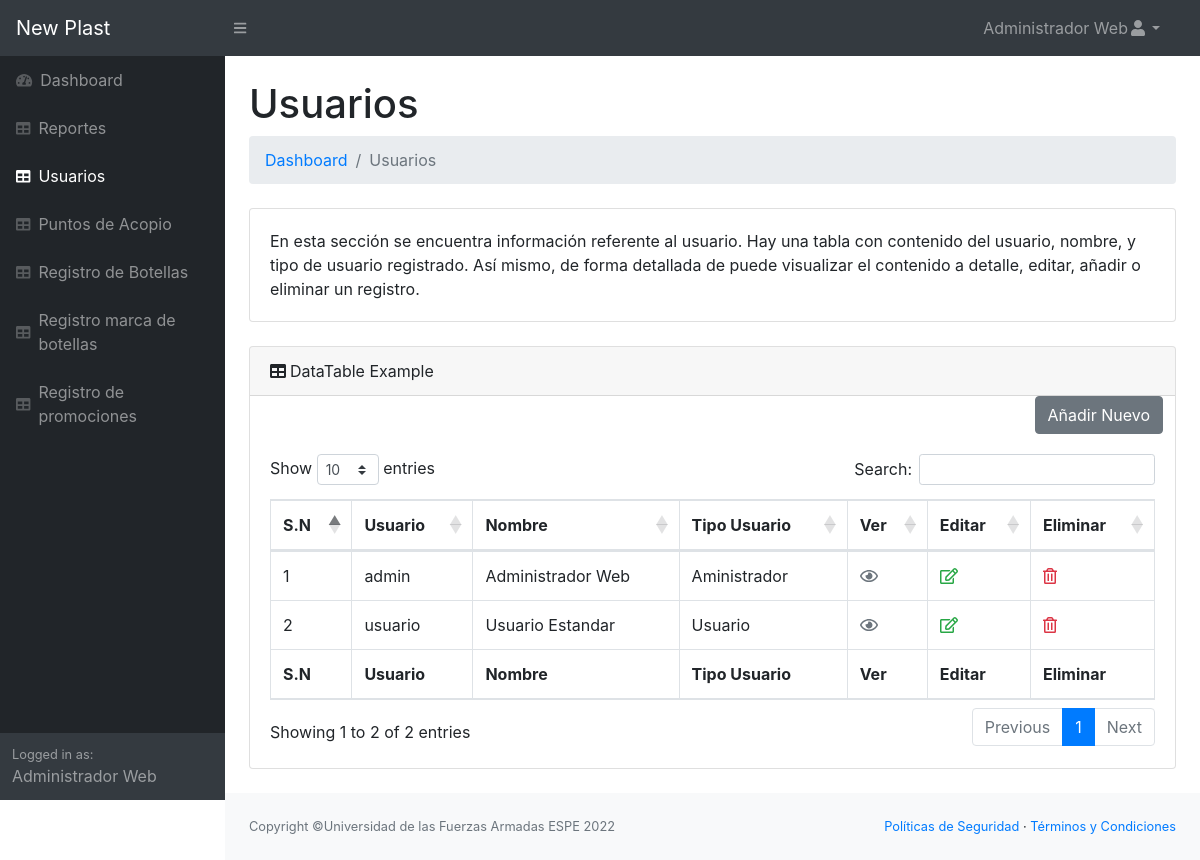
Screenshot of /respaldo-admin/usuarios.php (signed in) with the database file from the repository.
### tables this page shows
CREATE TABLE IF NOT EXISTS `usuarios` (
  `id` int(11) NOT NULL AUTO_INCREMENT,
  `usuario` varchar(40) NOT NULL,
  `password` varchar(50) NOT NULL,
  `nombre` varchar(80) NOT NULL,
  `tipo_usuario` int(11) NOT NULL,
  PRIMARY KEY (`id`)
);

### respaldo-admin/usuarios.php (the view, shortened to what this page needs)
<!DOCTYPE html>
<html lang="en">
    <head>
		<link href="css/styles.css" rel="stylesheet" />
		<link href="css/estilo1.css" rel="stylesheet" />
		<link href="https://cdn.datatables.net/1.10.20/css/dataTables.bootstrap4.min.css" rel="stylesheet" />
	</head>
	<body class="sb-nav-fixed">
		<?php
			include('partials/header.php');
		?>
		<div id="layoutSidenav">
			<?php
				include('partials/sidebar.php');
			?>
			<div id="layoutSidenav_content">
				<main>
					<div class="container-fluid">
						<h1 class="mt-4">Usuarios</h1>
						<ol class="breadcrumb mb-4">
							<li class="breadcrumb-item"><a href="principal.php">Dashboard</a></li>
							<li class="breadcrumb-item active">Usuarios</li>
						</ol>
						<div class="card mb-4">
							<div class="card-body">En esta sección se encuentra información referente al usuario.
								Hay una tabla con contenido del usuario, nombre, y tipo de usuario
								registrado. Así mismo, de forma detallada de puede visualizar el contenido a detalle, editar,
								añadir o eliminar un registro.</div>
						</div>
						<div class="card mb-4">
							<div class="card-header"><i class="fas fa-table mr-1"></i>DataTable Example</div>
							<div class="col text-right">
                                <a href="editar_usuario.php?" class="btn btn-secondary content-link1">Añadir Nuevo </a>
                            </div>
							<div class="card-body">
								<div class="table-responsive">
									<table class="table table-bordered" id="dataTable" width="100%" cellspacing="0">
										<thead>
											<tr>
												<th>S.N</th>
												<th>Usuario</th>
												<th>Nombre</th>
												<th>Tipo Usuario</th>
												<th>Ver</th>
                                                <th>Editar</th>
                                                <th>Eliminar</th>
											</tr>
										</thead>
										<tfoot>
											<tr>
												<th>S.N</th>
												<th>Usuario</th>
												<th>Nombre</th>
												<th>Tipo Usuario</th>
												<th>Ver</th>
                                                <th>Editar</th>
                                                <th>Eliminar</th>
											</tr>
										</tfoot>
										<tbody>
											<?php
											require_once('conexion.php');
											$sql1="SELECT * FROM usuarios ORDER BY id ASC";
											$res1= $mysqli->query($sql1);
											if($res1->num_rows>0)
											{$i=1;
											while($data = $res1->fetch_assoc()) { ?>
												<tr>
													<td><?php echo $i; ?></td>
													<td><?php echo $data['usuario']; ?></td>
													<td><?php echo $data['nombre']; ?></td>
													<td><?php
													if($data['tipo_usuario']==1){
														echo 'Aministrador';
													}else{
														echo 'Usuario';
													}
													 ?></td>
													<td><a href="ver_usuarios.php?view=<?php echo $data['id']; ?>" class="text-secondary content-link1"><i class='far fa-eye'></i></a></td>
                                                    <td><a href="editar_usuario.php?edit=<?php echo $data['id']; ?>" class="text-success content-link1"><i onclick="cargar()" class=' far fa-edit'></i></a></td>
													<td><a href="javascript:void(0)" class="text-danger delete" name="usuarios" id="<?php echo $data['id']; ?>"><i class='far fa-trash-alt'></i></a></td>
												</tr>
											<?php
											$i++;}
										 } ?>
										</tbody>
									</table>
								</div>
								</div>
								</div>
											</div>
					</main>
				<?php
				include('partials/footer.php');
				?>
	</body>
</html>

### rows the page displays
usuarios: usuario "admin", nombre "Administrador Web", tipo_usuario "Aministrador"
usuarios: usuario "usuario", nombre "Usuario Estandar", tipo_usuario "Usuario"

### other values shown
$nombre "Administrador Web"
$_SESSION['nombre'] "Administrador Web"
